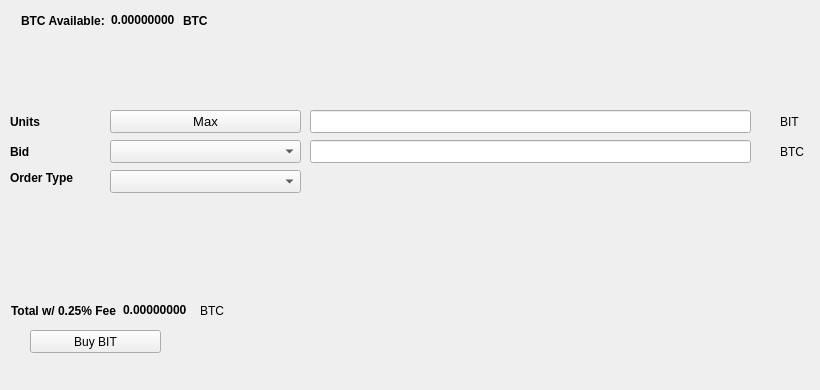
   <widget class="QWidget" name="BuyTab">
    <attribute name="title">
     <string>Buy</string>
    </attribute>
    <widget class="QPushButton" name="BuyBIT">
     <property name="geometry">
      <rect>
       <x>30</x>
       <y>330</y>
       <width>131</width>
       <height>23</height>
      </rect>
     </property>
     <property name="text">
      <string>Buy BIT</string>
     </property>
     <property name="icon">
      <iconset resource="../bitmoney.qrc">
       <normaloff>:/icons/bitcoin</normaloff>:/icons/bitcoin</iconset>
     </property>
    </widget>
    <widget class="QLabel" name="label_3">
     <property name="geometry">
      <rect>
       <x>10</x>
       <y>110</y>
       <width>46</width>
       <height>23</height>
      </rect>
     </property>
     <property name="font">
      <font>
       <weight>75</weight>
       <bold>true</bold>
      </font>
     </property>
     <property name="text">
      <string>Units</string>
     </property>
    </widget>
    <widget class="QLineEdit" name="UnitsInput">
     <property name="geometry">
      <rect>
       <x>310</x>
       <y>110</y>
       <width>441</width>
       <height>23</height>
      </rect>
     </property>
     <property name="font">
      <font>
       <pointsize>9</pointsize>
       <weight>75</weight>
       <bold>true</bold>
      </font>
     </property>
    </widget>
    <widget class="QLineEdit" name="BuyBidPriceEdit">
     <property name="geometry">
      <rect>
       <x>310</x>
       <y>140</y>
       <width>441</width>
       <height>23</height>
      </rect>
     </property>
     <property name="font">
      <font>
       <pointsize>9</pointsize>
       <weight>75</weight>
       <bold>true</bold>
      </font>
     </property>
    </widget>
    <widget class="QLabel" name="label_4">
     <property name="geometry">
      <rect>
       <x>780</x>
       <y>110</y>
       <width>31</width>
       <height>23</height>
      </rect>
     </property>
     <property name="text">
      <string>BIT</string>
     </property>
    </widget>
    <widget class="QLabel" name="label_5">
     <property name="geometry">
      <rect>
       <x>780</x>
       <y>140</y>
       <width>31</width>
       <height>23</height>
      </rect>
     </property>
     <property name="text">
      <string>BTC</string>
     </property>
    </widget>
    <widget class="QLabel" name="label_6">
     <property name="geometry">
      <rect>
       <x>10</x>
       <y>140</y>
       <width>46</width>
       <height>23</height>
      </rect>
     </property>
     <property name="font">
      <font>
       <weight>75</weight>
       <bold>true</bold>
      </font>
     </property>
     <property name="text">
      <string>Bid</string>
     </property>
    </widget>
    <widget class="QLabel" name="label_7">
     <property name="geometry">
      <rect>
       <x>10</x>
       <y>170</y>
       <width>91</width>
       <height>16</height>
      </rect>
     </property>
     <property name="font">
      <font>
       <weight>75</weight>
       <bold>true</bold>
      </font>
     </property>
     <property name="text">
      <string>Order Type</string>
     </property>
    </widget>
    <widget class="QPushButton" name="Buy_Max_Amount">
     <property name="geometry">
      <rect>
       <x>110</x>
       <y>110</y>
       <width>191</width>
       <height>23</height>
      </rect>
     </property>
     <property name="font">
      <font>
       <pointsize>10</pointsize>
      </font>
     </property>
     <property name="text">
      <string>Max</string>
     </property>
    </widget>
    <widget class="QComboBox" name="BuyBidcomboBox">
     <property name="geometry">
      <rect>
       <x>110</x>
       <y>140</y>
       <width>191</width>
       <height>23</height>
      </rect>
     </property>
     <property name="font">
      <font>
       <pointsize>10</pointsize>
      </font>
     </property>
    </widget>
    <widget class="QComboBox" name="buyOrdertypeCombo">
     <property name="geometry">
      <rect>
       <x>110</x>
       <y>170</y>
       <width>191</width>
       <height>23</height>
      </rect>
     </property>
     <property name="font">
      <font>
       <pointsize>10</pointsize>
      </font>
     </property>
    </widget>
    <widget class="QWidget" name="layoutWidget1">
     <property name="geometry">
      <rect>
       <x>21</x>
       <y>11</y>
       <width>227</width>
       <height>19</height>
      </rect>
     </property>
     <layout class="QHBoxLayout" name="horizontalLayout_3">
      <item>
       <widget class="QLabel" name="label232">
        <property name="font">
         <font>
          <weight>75</weight>
          <bold>true</bold>
         </font>
        </property>
        <property name="text">
         <string>BTC Available:</string>
        </property>
       </widget>
      </item>
      <item>
       <widget class="QLabel" name="BtcAvailableLbl">
        <property name="palette">
         <palette>
          <active>
           <colorrole role="WindowText">
            <brush brushstyle="SolidPattern">
             <color alpha="255">
              <red>0</red>
              <green>0</green>
              <blue>0</blue>
             </color>
            </brush>
           </colorrole>
           <colorrole role="Button">
            <brush brushstyle="SolidPattern">
             <color alpha="255">
              <red>0</red>
              <green>170</green>
              <blue>0</blue>
             </color>
            </brush>
           </colorrole>
           <colorrole role="Light">
            <brush brushstyle="SolidPattern">
             <color alpha="255">
              <red>0</red>
              <green>255</green>
              <blue>0</blue>
             </color>
            </brush>
           </colorrole>
           <colorrole role="Midlight">
            <brush brushstyle="SolidPattern">
             <color alpha="255">
              <red>0</red>
              <green>212</green>
              <blue>0</blue>
             </color>
            </brush>
           </colorrole>
           <colorrole role="Dark">
            <brush brushstyle="SolidPattern">
             <color alpha="255">
              <red>0</red>
              <green>85</green>
              <blue>0</blue>
             </color>
            </brush>
           </colorrole>
           <colorrole role="Mid">
            <brush brushstyle="SolidPattern">
             <color alpha="255">
              <red>0</red>
              <green>113</green>
              <blue>0</blue>
             </color>
            </brush>
           </colorrole>
           <colorrole role="Text">
            <brush brushstyle="SolidPattern">
             <color alpha="255">
              <red>0</red>
              <green>170</green>
              <blue>0</blue>
             </color>
            </brush>
           </colorrole>
           <colorrole role="BrightText">
            <brush brushstyle="SolidPattern">
             <color alpha="255">
              <red>255</red>
              <green>255</green>
              <blue>255</blue>
             </color>
            </brush>
           </colorrole>
           <colorrole role="ButtonText">
            <brush brushstyle="SolidPattern">
             <color alpha="255">
              <red>0</red>
              <green>0</green>
              <blue>0</blue>
             </color>
            </brush>
           </colorrole>
           <colorrole role="Base">
            <brush brushstyle="SolidPattern">
             <color alpha="255">
              <red>255</red>
              <green>255</green>
              <blue>255</blue>
             </color>
            </brush>
           </colorrole>
           <colorrole role="Window">
            <brush brushstyle="SolidPattern">
             <color alpha="255">
              <red>0</red>
              <green>170</green>
              <blue>0</blue>
             </color>
            </brush>
           </colorrole>
           <colorrole role="Shadow">
            <brush brushstyle="SolidPattern">
             <color alpha="255">
              <red>0</red>
              <green>0</green>
              <blue>0</blue>
             </color>
            </brush>
           </colorrole>
           <colorrole role="AlternateBase">
            <brush brushstyle="SolidPattern">
             <color alpha="255">
              <red>127</red>
              <green>212</green>
              <blue>127</blue>
             </color>
            </brush>
           </colorrole>
           <colorrole role="ToolTipBase">
            <brush brushstyle="SolidPattern">
             <color alpha="255">
              <red>255</red>
              <green>255</green>
              <blue>220</blue>
             </color>
            </brush>
           </colorrole>
           <colorrole role="ToolTipText">
            <brush brushstyle="SolidPattern">
             <color alpha="255">
              <red>0</red>
              <green>0</green>
              <blue>0</blue>
             </color>
            </brush>
           </colorrole>
          </active>
          <inactive>
           <colorrole role="WindowText">
            <brush brushstyle="SolidPattern">
             <color alpha="255">
              <red>0</red>
              <green>0</green>
              <blue>0</blue>
             </color>
            </brush>
           </colorrole>
           <colorrole role="Button">
            <brush brushstyle="SolidPattern">
             <color alpha="255">
              <red>0</red>
              <green>170</green>
              <blue>0</blue>
             </color>
            </brush>
           </colorrole>
           <colorrole role="Light">
            <brush brushstyle="SolidPattern">
             <color alpha="255">
              <red>0</red>
              <green>255</green>
              <blue>0</blue>
             </color>
            </brush>
           </colorrole>
           <colorrole role="Midlight">
            <brush brushstyle="SolidPattern">
             <color alpha="255">
              <red>0</red>
              <green>212</green>
              <blue>0</blue>
             </color>
            </brush>
           </colorrole>
           <colorrole role="Dark">
            <brush brushstyle="SolidPattern">
             <color alpha="255">
              <red>0</red>
              <green>85</green>
              <blue>0</blue>
             </color>
            </brush>
           </colorrole>
           <colorrole role="Mid">
            <brush brushstyle="SolidPattern">
             <color alpha="255">
              <red>0</red>
              <green>113</green>
              <blue>0</blue>
             </color>
            </brush>
           </colorrole>
           <colorrole role="Text">
            <brush brushstyle="SolidPattern">
             <color alpha="255">
              <red>0</red>
              <green>170</green>
              <blue>0</blue>
             </color>
            </brush>
           </colorrole>
           <colorrole role="BrightText">
            <brush brushstyle="SolidPattern">
             <color alpha="255">
              <red>255</red>
              <green>255</green>
              <blue>255</blue>
             </color>
            </brush>
           </colorrole>
           <colorrole role="ButtonText">
            <brush brushstyle="SolidPattern">
             <color alpha="255">
              <red>0</red>
              <green>0</green>
              <blue>0</blue>
             </color>
            </brush>
           </colorrole>
           <colorrole role="Base">
            <brush brushstyle="SolidPattern">
             <color alpha="255">
              <red>255</red>
              <green>255</green>
              <blue>255</blue>
             </color>
            </brush>
           </colorrole>
           <colorrole role="Window">
            <brush brushstyle="SolidPattern">
             <color alpha="255">
              <red>0</red>
              <green>170</green>
              <blue>0</blue>
             </color>
            </brush>
           </colorrole>
           <colorrole role="Shadow">
            <brush brushstyle="SolidPattern">
             <color alpha="255">
              <red>0</red>
              <green>0</green>
              <blue>0</blue>
             </color>
            </brush>
           </colorrole>
           <colorrole role="AlternateBase">
            <brush brushstyle="SolidPattern">
             <color alpha="255">
              <red>127</red>
              <green>212</green>
              <blue>127</blue>
             </color>
            </brush>
           </colorrole>
           <colorrole role="ToolTipBase">
            <brush brushstyle="SolidPattern">
             <color alpha="255">
              <red>255</red>
              <green>255</green>
              <blue>220</blue>
             </color>
            </brush>
           </colorrole>
           <colorrole role="ToolTipText">
            <brush brushstyle="SolidPattern">
             <color alpha="255">
              <red>0</red>
              <green>0</green>
              <blue>0</blue>
             </color>
            </brush>
           </colorrole>
          </inactive>
          <disabled>
           <colorrole role="WindowText">
            <brush brushstyle="SolidPattern">
             <color alpha="255">
              <red>0</red>
              <green>85</green>
              <blue>0</blue>
             </color>
            </brush>
           </colorrole>
           <colorrole role="Button">
            <brush brushstyle="SolidPattern">
             <color alpha="255">
              <red>0</red>
              <green>170</green>
              <blue>0</blue>
             </color>
            </brush>
           </colorrole>
           <colorrole role="Light">
            <brush brushstyle="SolidPattern">
             <color alpha="255">
              <red>0</red>
              <green>255</green>
              <blue>0</blue>
             </color>
            </brush>
           </colorrole>
           <colorrole role="Midlight">
            <brush brushstyle="SolidPattern">
             <color alpha="255">
              <red>0</red>
              <green>212</green>
              <blue>0</blue>
             </color>
            </brush>
           </colorrole>
           <colorrole role="Dark">
            <brush brushstyle="SolidPattern">
             <color alpha="255">
              <red>0</red>
              <green>85</green>
              <blue>0</blue>
             </color>
            </brush>
           </colorrole>
           <colorrole role="Mid">
            <brush brushstyle="SolidPattern">
             <color alpha="255">
              <red>0</red>
              <green>113</green>
              <blue>0</blue>
             </color>
            </brush>
           </colorrole>
           <colorrole role="Text">
            <brush brushstyle="SolidPattern">
             <color alpha="255">
              <red>0</red>
              <green>85</green>
              <blue>0</blue>
             </color>
            </brush>
           </colorrole>
           <colorrole role="BrightText">
            <brush brushstyle="SolidPattern">
             <color alpha="255">
              <red>255</red>
              <green>255</green>
              <blue>255</blue>
             </color>
            </brush>
           </colorrole>
           <colorrole role="ButtonText">
            <brush brushstyle="SolidPattern">
             <color alpha="255">
              <red>0</red>
              <green>85</green>
              <blue>0</blue>
             </color>
            </brush>
           </colorrole>
           <colorrole role="Base">
            <brush brushstyle="SolidPattern">
             <color alpha="255">
              <red>0</red>
              <green>170</green>
              <blue>0</blue>
             </color>
            </brush>
           </colorrole>
           <colorrole role="Window">
            <brush brushstyle="SolidPattern">
             <color alpha="255">
              <red>0</red>
              <green>170</green>
              <blue>0</blue>
             </color>
            </brush>
           </colorrole>
           <colorrole role="Shadow">
            <brush brushstyle="SolidPattern">
             <color alpha="255">
              <red>0</red>
              <green>0</green>
              <blue>0</blue>
             </color>
            </brush>
           </colorrole>
           <colorrole role="AlternateBase">
            <brush brushstyle="SolidPattern">
             <color alpha="255">
              <red>0</red>
              <green>170</green>
              <blue>0</blue>
             </color>
            </brush>
           </colorrole>
           <colorrole role="ToolTipBase">
            <brush brushstyle="SolidPattern">
             <color alpha="255">
              <red>255</red>
              <green>255</green>
              <blue>220</blue>
             </color>
            </brush>
           </colorrole>
           <colorrole role="ToolTipText">
            <brush brushstyle="SolidPattern">
             <color alpha="255">
              <red>0</red>
              <green>0</green>
              <blue>0</blue>
             </color>
            </brush>
           </colorrole>
          </disabled>
         </palette>
        </property>
        <property name="font">
         <font>
          <weight>75</weight>
          <bold>true</bold>
         </font>
        </property>
        <property name="text">
         <string>0.00000000</string>
        </property>
        <property name="textInteractionFlags">
         <set>Qt::LinksAccessibleByMouse|Qt::TextSelectableByKeyboard|Qt::TextSelectableByMouse</set>
        </property>
       </widget>
      </item>
      <item>
       <widget class="QLabel" name="BtcAvailableLbl_2">
        <property name="font">
         <font>
          <weight>75</weight>
          <bold>true</bold>
         </font>
        </property>
        <property name="text">
         <string>BTC</string>
        </property>
       </widget>
      </item>
     </layout>
    </widget>
    <widget class="QWidget" name="layoutWidge2">
     <property name="geometry">
      <rect>
       <x>11</x>
       <y>301</y>
       <width>259</width>
       <height>19</height>
      </rect>
     </property>
     <layout class="QHBoxLayout" name="horizontalLayout_4">
      <item>
       <widget class="QLabel" name="label_9">
        <property name="font">
         <font>
          <weight>75</weight>
          <bold>true</bold>
         </font>
        </property>
        <property name="text">
         <string>Total w/ 0.25% Fee</string>
        </property>
       </widget>
      </item>
      <item>
       <widget class="QLabel" name="BuyCostLabel">
        <property name="palette">
         <palette>
          <active>
           <colorrole role="WindowText">
            <brush brushstyle="SolidPattern">
             <color alpha="255">
              <red>0</red>
              <green>0</green>
              <blue>0</blue>
             </color>
            </brush>
           </colorrole>
           <colorrole role="Button">
            <brush brushstyle="SolidPattern">
             <color alpha="255">
              <red>0</red>
              <green>170</green>
              <blue>0</blue>
             </color>
            </brush>
           </colorrole>
           <colorrole role="Light">
            <brush brushstyle="SolidPattern">
             <color alpha="255">
              <red>0</red>
              <green>255</green>
              <blue>0</blue>
             </color>
            </brush>
           </colorrole>
           <colorrole role="Midlight">
            <brush brushstyle="SolidPattern">
             <color alpha="255">
              <red>0</red>
              <green>212</green>
              <blue>0</blue>
             </color>
            </brush>
           </colorrole>
           <colorrole role="Dark">
            <brush brushstyle="SolidPattern">
             <color alpha="255">
              <red>0</red>
              <green>85</green>
              <blue>0</blue>
             </color>
            </brush>
           </colorrole>
           <colorrole role="Mid">
            <brush brushstyle="SolidPattern">
             <color alpha="255">
              <red>0</red>
              <green>113</green>
              <blue>0</blue>
             </color>
            </brush>
           </colorrole>
           <colorrole role="Text">
            <brush brushstyle="SolidPattern">
             <color alpha="255">
              <red>0</red>
              <green>170</green>
              <blue>0</blue>
             </color>
            </brush>
           </colorrole>
           <colorrole role="BrightText">
            <brush brushstyle="SolidPattern">
             <color alpha="255">
              <red>255</red>
              <green>255</green>
              <blue>255</blue>
             </color>
            </brush>
           </colorrole>
           <colorrole role="ButtonText">
            <brush brushstyle="SolidPattern">
             <color alpha="255">
              <red>0</red>
              <green>0</green>
              <blue>0</blue>
             </color>
            </brush>
           </colorrole>
           <colorrole role="Base">
            <brush brushstyle="SolidPattern">
             <color alpha="255">
              <red>255</red>
              <green>255</green>
              <blue>255</blue>
             </color>
            </brush>
           </colorrole>
           <colorrole role="Window">
            <brush brushstyle="SolidPattern">
             <color alpha="255">
              <red>0</red>
              <green>170</green>
              <blue>0</blue>
             </color>
            </brush>
           </colorrole>
           <colorrole role="Shadow">
            <brush brushstyle="SolidPattern">
             <color alpha="255">
              <red>0</red>
              <green>0</green>
              <blue>0</blue>
             </color>
            </brush>
           </colorrole>
           <colorrole role="AlternateBase">
            <brush brushstyle="SolidPattern">
             <color alpha="255">
              <red>127</red>
              <green>212</green>
              <blue>127</blue>
             </color>
            </brush>
           </colorrole>
           <colorrole role="ToolTipBase">
            <brush brushstyle="SolidPattern">
             <color alpha="255">
              <red>255</red>
              <green>255</green>
              <blue>220</blue>
             </color>
            </brush>
           </colorrole>
           <colorrole role="ToolTipText">
            <brush brushstyle="SolidPattern">
             <color alpha="255">
              <red>0</red>
              <green>0</green>
              <blue>0</blue>
             </color>
            </brush>
           </colorrole>
          </active>
          <inactive>
           <colorrole role="WindowText">
            <brush brushstyle="SolidPattern">
             <color alpha="255">
              <red>0</red>
              <green>0</green>
              <blue>0</blue>
             </color>
            </brush>
           </colorrole>
           <colorrole role="Button">
            <brush brushstyle="SolidPattern">
             <color alpha="255">
              <red>0</red>
              <green>170</green>
              <blue>0</blue>
             </color>
            </brush>
           </colorrole>
           <colorrole role="Light">
            <brush brushstyle="SolidPattern">
             <color alpha="255">
              <red>0</red>
              <green>255</green>
              <blue>0</blue>
             </color>
            </brush>
           </colorrole>
           <colorrole role="Midlight">
            <brush brushstyle="SolidPattern">
             <color alpha="255">
              <red>0</red>
              <green>212</green>
              <blue>0</blue>
             </color>
            </brush>
           </colorrole>
           <colorrole role="Dark">
            <brush brushstyle="SolidPattern">
             <color alpha="255">
              <red>0</red>
              <green>85</green>
              <blue>0</blue>
             </color>
            </brush>
           </colorrole>
           <colorrole role="Mid">
            <brush brushstyle="SolidPattern">
             <color alpha="255">
              <red>0</red>
              <green>113</green>
              <blue>0</blue>
             </color>
            </brush>
           </colorrole>
           <colorrole role="Text">
            <brush brushstyle="SolidPattern">
             <color alpha="255">
              <red>0</red>
              <green>170</green>
              <blue>0</blue>
             </color>
            </brush>
           </colorrole>
           <colorrole role="BrightText">
            <brush brushstyle="SolidPattern">
             <color alpha="255">
              <red>255</red>
              <green>255</green>
              <blue>255</blue>
             </color>
            </brush>
           </colorrole>
           <colorrole role="ButtonText">
            <brush brushstyle="SolidPattern">
             <color alpha="255">
              <red>0</red>
              <green>0</green>
              <blue>0</blue>
             </color>
            </brush>
           </colorrole>
           <colorrole role="Base">
            <brush brushstyle="SolidPattern">
             <color alpha="255">
              <red>255</red>
              <green>255</green>
              <blue>255</blue>
             </color>
            </brush>
           </colorrole>
           <colorrole role="Window">
            <brush brushstyle="SolidPattern">
             <color alpha="255">
              <red>0</red>
              <green>170</green>
              <blue>0</blue>
             </color>
            </brush>
           </colorrole>
           <colorrole role="Shadow">
            <brush brushstyle="SolidPattern">
             <color alpha="255">
              <red>0</red>
              <green>0</green>
              <blue>0</blue>
             </color>
            </brush>
           </colorrole>
           <colorrole role="AlternateBase">
            <brush brushstyle="SolidPattern">
             <color alpha="255">
              <red>127</red>
              <green>212</green>
              <blue>127</blue>
             </color>
            </brush>
           </colorrole>
           <colorrole role="ToolTipBase">
            <brush brushstyle="SolidPattern">
             <color alpha="255">
              <red>255</red>
              <green>255</green>
              <blue>220</blue>
             </color>
            </brush>
           </colorrole>
           <colorrole role="ToolTipText">
            <brush brushstyle="SolidPattern">
             <color alpha="255">
              <red>0</red>
              <green>0</green>
              <blue>0</blue>
             </color>
            </brush>
           </colorrole>
          </inactive>
          <disabled>
           <colorrole role="WindowText">
            <brush brushstyle="SolidPattern">
             <color alpha="255">
              <red>0</red>
              <green>85</green>
              <blue>0</blue>
             </color>
            </brush>
           </colorrole>
           <colorrole role="Button">
            <brush brushstyle="SolidPattern">
             <color alpha="255">
              <red>0</red>
              <green>170</green>
              <blue>0</blue>
             </color>
            </brush>
           </colorrole>
           <colorrole role="Light">
            <brush brushstyle="SolidPattern">
             <color alpha="255">
              <red>0</red>
              <green>255</green>
              <blue>0</blue>
             </color>
            </brush>
           </colorrole>
           <colorrole role="Midlight">
            <brush brushstyle="SolidPattern">
             <color alpha="255">
              <red>0</red>
              <green>212</green>
              <blue>0</blue>
             </color>
            </brush>
           </colorrole>
           <colorrole role="Dark">
            <brush brushstyle="SolidPattern">
             <color alpha="255">
              <red>0</red>
              <green>85</green>
              <blue>0</blue>
             </color>
            </brush>
           </colorrole>
           <colorrole role="Mid">
            <brush brushstyle="SolidPattern">
             <color alpha="255">
              <red>0</red>
              <green>113</green>
              <blue>0</blue>
             </color>
            </brush>
           </colorrole>
           <colorrole role="Text">
            <brush brushstyle="SolidPattern">
             <color alpha="255">
              <red>0</red>
              <green>85</green>
              <blue>0</blue>
             </color>
            </brush>
           </colorrole>
           <colorrole role="BrightText">
            <brush brushstyle="SolidPattern">
             <color alpha="255">
              <red>255</red>
              <green>255</green>
              <blue>255</blue>
             </color>
            </brush>
           </colorrole>
           <colorrole role="ButtonText">
            <brush brushstyle="SolidPattern">
             <color alpha="255">
              <red>0</red>
              <green>85</green>
              <blue>0</blue>
             </color>
            </brush>
           </colorrole>
           <colorrole role="Base">
            <brush brushstyle="SolidPattern">
             <color alpha="255">
              <red>0</red>
              <green>170</green>
              <blue>0</blue>
             </color>
            </brush>
           </colorrole>
           <colorrole role="Window">
            <brush brushstyle="SolidPattern">
             <color alpha="255">
              <red>0</red>
              <green>170</green>
              <blue>0</blue>
             </color>
            </brush>
           </colorrole>
           <colorrole role="Shadow">
            <brush brushstyle="SolidPattern">
             <color alpha="255">
              <red>0</red>
              <green>0</green>
              <blue>0</blue>
             </color>
            </brush>
           </colorrole>
           <colorrole role="AlternateBase">
            <brush brushstyle="SolidPattern">
             <color alpha="255">
              <red>0</red>
              <green>170</green>
              <blue>0</blue>
             </color>
            </brush>
           </colorrole>
           <colorrole role="ToolTipBase">
            <brush brushstyle="SolidPattern">
             <color alpha="255">
              <red>255</red>
              <green>255</green>
              <blue>220</blue>
             </color>
            </brush>
           </colorrole>
           <colorrole role="ToolTipText">
            <brush brushstyle="SolidPattern">
             <color alpha="255">
              <red>0</red>
              <green>0</green>
              <blue>0</blue>
             </color>
            </brush>
           </colorrole>
          </disabled>
         </palette>
        </property>
        <property name="font">
         <font>
          <weight>75</weight>
          <bold>true</bold>
         </font>
        </property>
        <property name="autoFillBackground">
         <bool>false</bool>
        </property>
        <property name="text">
         <string>0.00000000</string>
        </property>
        <property name="textInteractionFlags">
         <set>Qt::LinksAccessibleByMouse|Qt::TextSelectableByMouse</set>
        </property>
       </widget>
      </item>
      <item>
       <widget class="QLabel" name="label_10">
        <property name="font">
         <font>
          <weight>50</weight>
          <bold>false</bold>
         </font>
        </property>
        <property name="text">
         <string>BTC</string>
        </property>
       </widget>
      </item>
     </layout>
    </widget>
    <widget class="QLabel" name="label_24">
     <property name="geometry">
      <rect>
       <x>460</x>
       <y>300</y>
       <width>281</width>
       <height>81</height>
      </rect>
     </property>
     <property name="text">
      <string/>
     </property>
     <property name="pixmap">
      <pixmap>:/images/bittrex</pixmap>
     </property>
    </widget>
   </widget>
